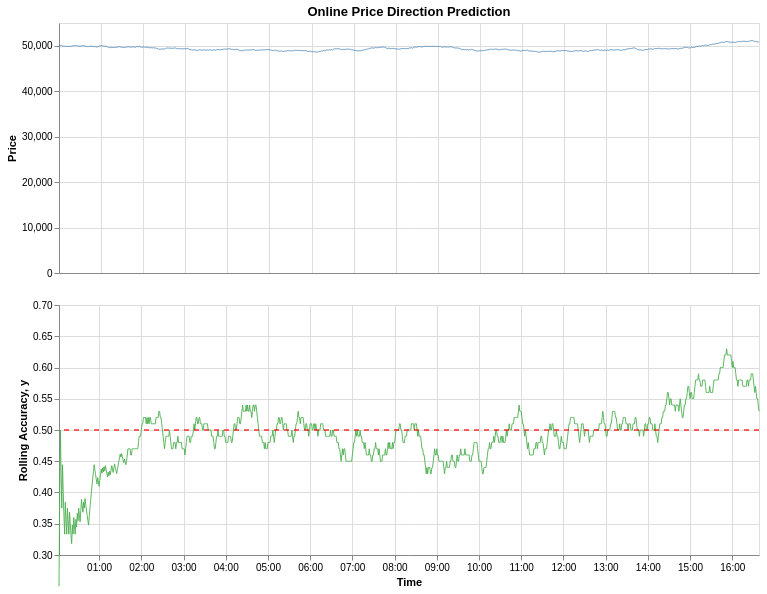

Notebook source saved alongside this figure:
### Markdown cell above
Let's visualize the rolling accuracy alongside the price chart:

### Code cell
import altair as alt
import pandas as pd

timestamps = df["timestamp"]

price_df = pd.DataFrame({
    "Time": timestamps,
    "Price": df["close"]
})

valid = [(t, a) for t, a in zip(timestamps, rolling_history) if a is not None]
ts, accs = zip(*valid)

acc_df = pd.DataFrame({
    "Time": ts,
    "Rolling Accuracy": accs
})


price_chart = alt.Chart(price_df).mark_line(
    color="steelblue",
    strokeWidth=0.8
).encode(
    x=alt.X("Time:T", title=None, axis=alt.Axis(labels=False, ticks=False)),
    y=alt.Y("Price", title="Price")
).properties(
    title="Online Price Direction Prediction",
    width=700,
    height=250
).interactive()

acc_line = alt.Chart(acc_df).mark_line(
    color="#4CAF50",
    strokeWidth=0.9
).encode(
    x=alt.X("Time:T", title="Time", axis=alt.Axis(format="%H:%M")),
    y=alt.Y("Rolling Accuracy", scale=alt.Scale(domain=[0.35, 0.65]))
)


baseline = alt.Chart(pd.DataFrame({"y": [0.5]})).mark_rule(
    color="red",
    strokeDash=[5, 5],
    strokeWidth=1.2
).encode(
    y="y"
)

acc_chart = (acc_line + baseline).properties(
    width=700,
    height=250
)


price_chart & acc_chart

### Figure 1 — Vega-Lite specification as saved in the notebook (floating-point values rounded to 4 significant figures; data arrays with more than 128 entries replaced by an {"elided": "..."} marker saying what was removed)
{"config": {"view": {"continuousWidth": 300, "continuousHeight": 300}}, "vconcat": [{"data": {"name": "data-c784ff9b1e1a164045e0225005071e4f"}, "mark": {"type": "line", "color": "steelblue", "strokeWidth": 0.8}, "encoding": {"x": {"axis": {"labels": false, "ticks": false}, "field": "Time", "title": null, "type": "temporal"}, "y": {"field": "Price", "title": "Price", "type": "quantitative"}}, "height": 250, "name": "view_2f22b5d1d198f1bc_0", "title": "Online Price Direction Prediction", "width": 700}, {"layer": [{"data": {"name": "data-afba828a3924958440380ee68d204bae"}, "mark": {"type": "line", "color": "#4CAF50", "strokeWidth": 0.9}, "encoding": {"x": {"axis": {"format": "%H:%M"}, "field": "Time", "title": "Time", "type": "temporal"}, "y": {"field": "Rolling Accuracy", "scale": {"domain": [0.35, 0.65]}, "type": "quantitative"}}}, {"data": {"name": "data-56e8450a96e5483e8a99fd90422daa8f"}, "mark": {"type": "rule", "color": "red", "strokeDash": [5, 5], "strokeWidth": 1.2}, "encoding": {"y": {"field": "y", "type": "quantitative"}}}], "height": 250, "width": 700}], "params": [{"name": "param_1e9efca18e7a2868", "select": {"type": "interval", "encodings": ["x", "y"]}, "bind": "scales", "views": ["view_2f22b5d1d198f1bc_0"]}], "$schema": "https://vega.github.io/schema/vega-lite/v6.1.0.json", "datasets": {"data-c784ff9b1e1a164045e0225005071e4f": {"elided": "999 records"}, "data-afba828a3924958440380ee68d204bae": {"elided": "996 records"}, "data-56e8450a96e5483e8a99fd90422daa8f": [{"y": 0.5}]}}
